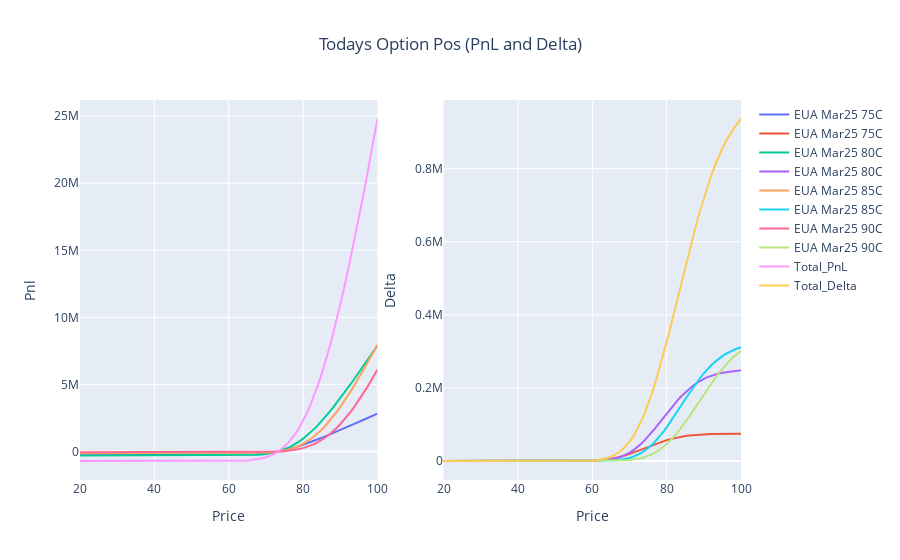

Notebook cell for this chart:
### Markdown cell above
## Four Days

### Code cell
pnl_delta_plot(four_days)
